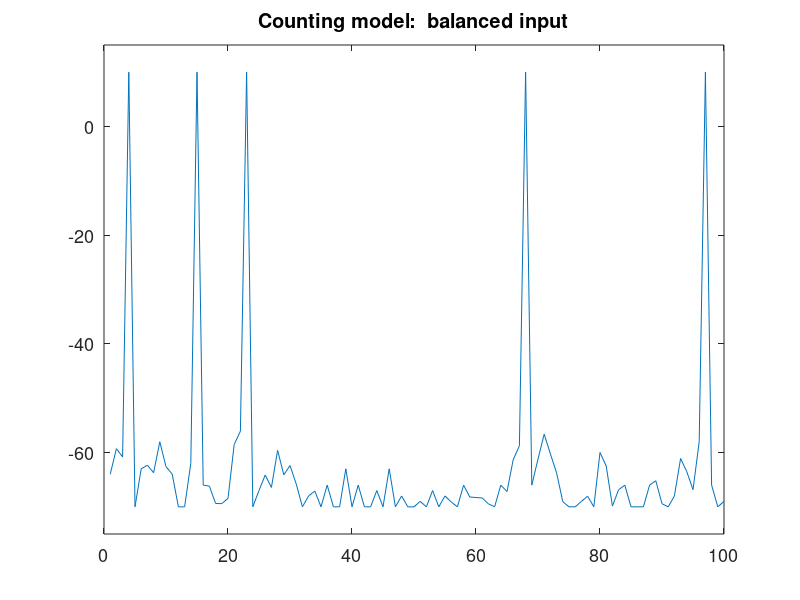

Write MATLAB code to recreate this figure.
% Matlab code to reproduce Figure 2C and 2G in
% Shadlen, MN and Newsome, WT (1998). 
% The variable discharge of cortical neurons: 
% implications for connectivity, computation and information coding. 
% Journal of Neuroscience 18: 3870-3896.
%----------------
% Zhanwu Liu, 2011

%% For Figure 2C, excitatory input only 
% Simulate the input neurons
input_rate = 50; % mean rate 50 spikes/neuron
input_number = 300; %300 neurons  -- note: 300 input generate 6-7 spikes in the output neuron, while 270 input generate ~5 spikes
simulation_time = 100; %100 ms 

parameter_exponential = 1000/input_rate; %mean ISI

spike_ISIs = exprnd(parameter_exponential, input_number, 20); % I simulate 20 ISIs to make sure there is enough, expected value is 5

spike_times = cumsum(spike_ISIs, 2); 


% change to 0/1 representation, and only take the 0-100 ms
mat_input = zeros(input_number,simulation_time);
for  i = 1:input_number
    ind_spike = ceil(spike_times(i,:));
    ind_spike = ind_spike(ind_spike<=simulation_time);
    mat_input(i,ind_spike)=1;
end

% The count is used as the real input
num_input = sum(mat_input);

% exponential decay parameters
tao = 20;
decay_ratio = exp(-1/tao); %this is the ratio of decay after each ms

%threshold
threshold = 150; %150 is the number of steps as defined in the paper


%Simulate the output neurons, record the height, and spike times
height = zeros(simulation_time,1);
height(1) = num_input(1);
spikes = [];
for i = 2:simulation_time %loop over time
    height(i) = height(i-1)*decay_ratio + num_input(i);
    if height(i) > threshold  
        spikes = [spikes, i];
        height(i) = 0; %reset to zero
    end
end


% convert the height into voltage, and plot 
% (height 150 <-> -55 mV, height 0 <-> -70 mV)
% action potential voltage maximum 10 mV
voltage = height/10-70;
voltage(spikes) = 10;
plot(voltage);
ylim([-75 15])
title('Counting model: {\bf excitatory} input','fontsize',12)
set(gca,'fontsize',13);


%% For Figure 2G, both excitatory and inhibitory input

input_rate = 50; % mean rate 50 spikes/neuron
input_number = 300; %300 neurons
simulation_time = 100; %100 ms 

parameter_exponential = 1000/input_rate; %mean ISI

% Simulate the excitatory neurons
spike_ISIs_e = exprnd(parameter_exponential, input_number, 20); % I simulate 20 ISIs to make sure there is enough, expected value is 5
spike_times_e = cumsum(spike_ISIs_e, 2); 

% change to 0/1 representation, and only take the 0-100 ms
mat_input_e = zeros(input_number,simulation_time);
for  i = 1:input_number
    ind_spike = ceil(spike_times_e(i,:));
    ind_spike = ind_spike(ind_spike<=simulation_time);
    mat_input_e(i,ind_spike)=1;
end

% The count is used as the real input
num_input_e = sum(mat_input_e);

% Simulate the inhibitory neurons
spike_ISIs_i = exprnd(parameter_exponential, input_number, 20); % I simulate 20 ISIs to make sure there is enough, expected value is 5
spike_times_i = cumsum(spike_ISIs_i, 2); 

% change to 0/1 representation, and only take the 0-100 ms
mat_input_i = zeros(input_number,simulation_time);
for  i = 1:input_number
    ind_spike = ceil(spike_times_i(i,:));
    ind_spike = ind_spike(ind_spike<=simulation_time);
    mat_input_i(i,ind_spike)=1;
end

% The count is used as the real input
num_input_i = sum(mat_input_i);

% exponential decay parameters
tao = 20;
decay_ratio = exp(-1/tao); %this is the ratio of decay after each ms

%threshold
threshold2 = 15; %15 is the number of steps as defined in the paper

%Simulate the output neurons with ex and in neurons
height_2 = zeros(simulation_time,1);
height_2(1) = max(num_input_e(1)-num_input_i(1),0);
spikes_2 = [];
for i = 2:simulation_time %loop over time
    height_2(i) = height_2(i-1)*decay_ratio + num_input_e(i)-num_input_i(i);
    if height_2(i) > threshold2
        spikes_2 = [spikes_2, i];
        height_2(i) = 0;
    end
    if height_2(i) < 0
        height_2(i) = 0; %lower bound
    end
end
voltage_2 = height_2-70;
voltage_2(spikes_2) = 10;
plot(voltage_2);
ylim([-75 15])
title('Counting model: {\bf balanced} input','fontsize',12)
set(gca,'fontsize',13);